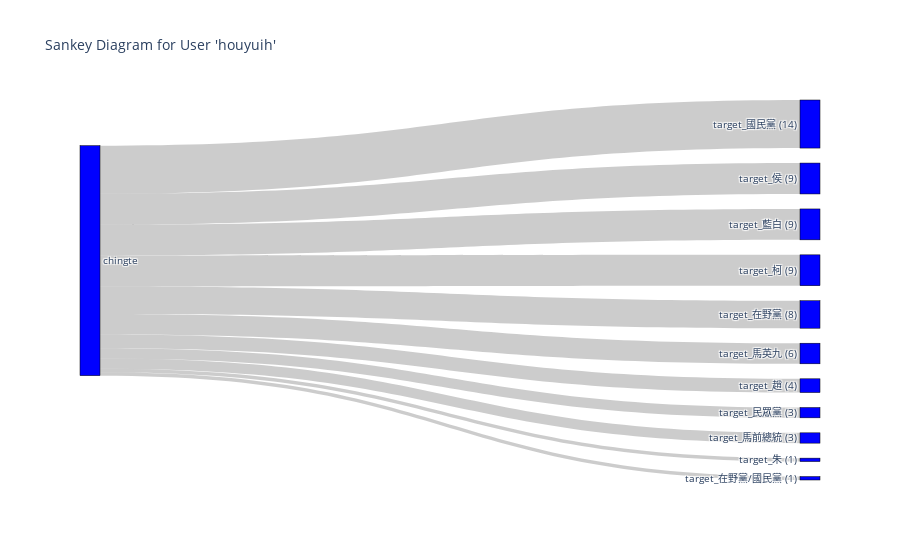

Source (notebook cell):
### Code cell
import pandas as pd
import plotly.graph_objects as go

# Filter the DataFrame for the user 'chingte'
df_houyuih = main_df_no_live[main_df_no_live['User Name'] == 'chingte']

# Select columns that have 'target_' as a prefix
target_columns = [col for col in df_houyuih.columns if col.startswith('target_')]

# Calculate the cumulative values for each 'target_' column
cumulative_values = df_houyuih[target_columns].sum().tolist()

# Create labels with cumulative values
labels_with_values = [f"{col} ({val})" for col, val in zip(target_columns, cumulative_values)]

# Create the Sankey chart
fig = go.Figure(data=[go.Sankey(
    node = dict(
      pad = 15,
      thickness = 20,
      line = dict(color = "black", width = 0.5),
      label = ['chingte'] + labels_with_values,  # Include 'houyuih' in the labels
      color = "blue"
    ),
    link = dict(
      source = [0]*len(target_columns),  # All links start from the first node ('houyuih')
      target = list(range(1, len(target_columns) + 1)),  # Links end at each 'target_' node
      value = cumulative_values
    )
)])

fig.update_layout(title_text="Sankey Diagram for User 'houyuih'", font_size=10)
fig.show()

### Figure 1 — Plotly figure (JSON) as saved in the notebook; plotly's stock layout.template omitted (floating-point values rounded to 4 significant figures)
{"data": [{"link": {"source": [0, 0, 0, 0, 0, 0, 0, 0, 0, 0, 0, 0, 0, 0, 0, 0, 0, 0, 0], "target": [1, 2, 3, 4, 5, 6, 7, 8, 9, 10, 11, 12, 13, 14, 15, 16, 17, 18, 19], "value": [0, 0, 0, 8, 9, 6, 9, 0, 0, 0, 9, 4, 3, 3, 14, 1, 1, 0, 0]}, "node": {"color": "blue", "label": ["chingte", "target_藍白合 (0)", "target_賴 (0)", "target_民進黨 (0)", "target_在野黨 (8)", "target_侯 (9)", "target_馬英九 (6)", "target_藍白 (9)", "target_藍綠 (0)", "target_綠營 (0)", "target_蔡 (0)", "target_柯 (9)", "target_趙 (4)", "target_民眾黨 (3)", "target_馬前總統 (3)", "target_國民黨 (14)", "target_朱 (1)", "target_在野黨/國民黨 (1)", "target_蕭 (0)", "target_執政黨/民進黨 (0)"], "line": {"color": "black", "width": 0.5}, "pad": 15, "thickness": 20}, "type": "sankey"}], "layout": {"font": {"size": 10}, "title": {"text": "Sankey Diagram for User 'houyuih'"}}}
